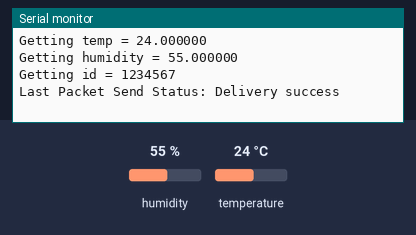
Bench run of a program on a simulated ESP8266 (NodeMCU). Parts: the last lines printed to the serial monitor. The inputs (shaded band) are chosen by the test bench; at power-on: humidity 55 %, temperature 24 °C.

Above: at 18.0 s.
18.1 s: humidity set to 22 %
At 20.6 s:
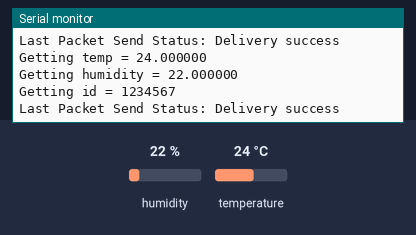
33.1 s: temperature set to 12 °C
48.1 s: humidity set to 40 %
At 51.0 s:
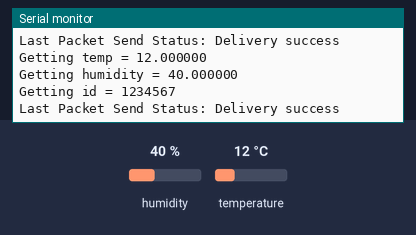
Timing chart, 0 to 52.5 s (numbered marks = the images above; inputs shaded):
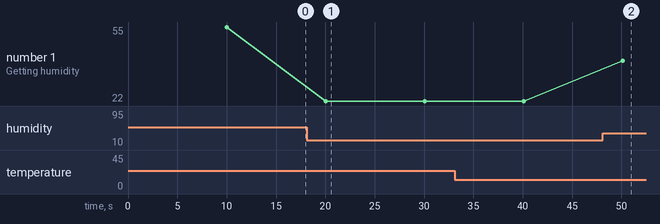

The program:

main.cpp
```cpp
#include <Arduino.h>
#include <ESP8266WiFi.h>
#include <espnow.h>
#include <DHT.h>

#define SLEEP_SECS 30
#define DHTPIN 4 // what digital pin we're connected to
#define DHTTYPE DHT11 // DHT 11

DHT dht(DHTPIN, DHTTYPE);
// REPLACE WITH RECEIVER MAC Address
uint8_t broadcastAddress[] = {0x24, 0x0A, 0xC4, 0xEE, 0xAB, 0xD4};

// Structure example to send data
// Must match the receiver structure
typedef struct struct_message {
  int id;
  float temp;
  float humidity;
} struct_message;

// Create a struct_message called myData
struct_message myData;

unsigned long lastTime = 0;
unsigned long timerDelay = 10000;  // send readings timer

void goToSleep() {
  int sleepSecs = SLEEP_SECS;
  Serial.printf("Up for %li ms, going to sleep for %i secs...\n", millis(), sleepSecs);
  ESP.deepSleep(sleepSecs * 1000000, RF_NO_CAL); // sleep for 30 seconds
}

// Callback when data is sent
void OnDataSent(uint8_t *mac_addr, uint8_t sendStatus) {
  Serial.print("Last Packet Send Status: ");
  if (sendStatus == 0){
    Serial.println("Delivery success");
  }
  else{
    Serial.println("Delivery fail");
  }
}

void setup() {
  // Init Serial Monitor
  Serial.begin(115200);

  // Set device as a Wi-Fi Station
  WiFi.mode(WIFI_STA);
  WiFi.disconnect();

  // init Sensor
  dht.begin();

  // Init ESP-NOW
  if (esp_now_init() != 0) {
    Serial.println("Error initializing ESP-NOW");
    goToSleep();
  }

  // Once ESPNow is successfully Init, we will register for Send CB to
  // get the status of Trasnmitted packet
  esp_now_set_self_role(ESP_NOW_ROLE_CONTROLLER);
  esp_now_register_send_cb(OnDataSent);

  // Register peer
  esp_now_add_peer(broadcastAddress, ESP_NOW_ROLE_SLAVE, 1, NULL, 0);

}

void loop() {
  if ((millis() - lastTime) > timerDelay) {

    // Read value from sensor:
    float humidity = dht.readHumidity();
    float temp = dht.readTemperature();

    if (isnan(humidity) || isnan(temp)) {
      Serial.println("Failed to read from DHT sensor!");
      lastTime = millis();
      return;
    }

    int id = ESP.getChipId();

    // Set values to send
    myData.temp = temp;
    myData.humidity = humidity;
    myData.id = id;

    Serial.printf("Getting temp = %f\n", myData.temp);
    Serial.printf("Getting humidity = %f\n", myData.humidity);
    Serial.printf("Getting id = %lu\n", myData.id);

    // Send message via ESP-NOW
    esp_now_send(broadcastAddress, (uint8_t *) &myData, sizeof(myData));

    lastTime = millis();
  }
}
```

Measured:
- after the input at 18.1 s, the serial monitor: prints a new line after 2.0 s (image 1)
- after the input at 48.1 s, the serial monitor: prints a new line after 2.0 s (image 2)
- plotted number 1: 55 → 22 after the input at 18.1 s, 22 → 40 after the input at 48.1 s
